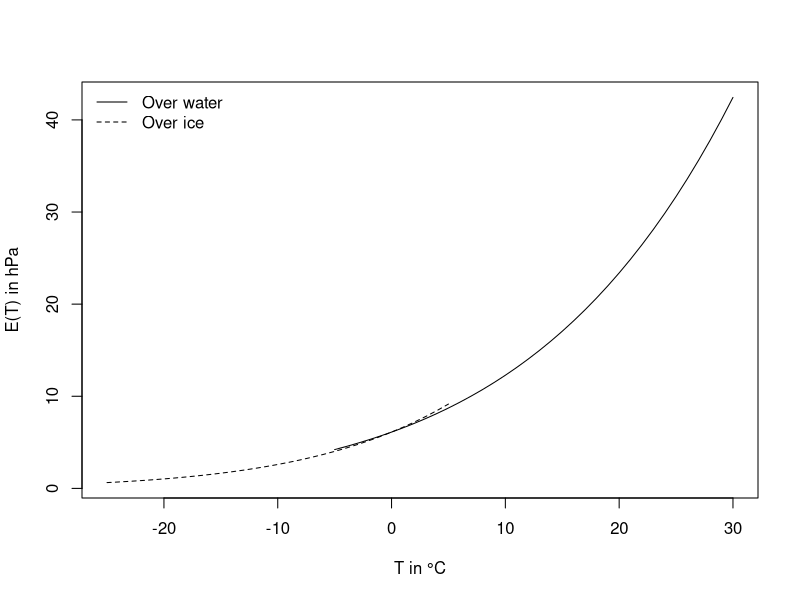

The R script that drew this image:

ofile= "/home/dkneis/progress/echse/doc_latex/chapters/hydro/fig/magnus-formula.eps"

postscript(file=ofile,width=3,height=3.5,horizontal=F)

eSat_wat= function(celsius) {
  return(6.11 * 10^((7.5 * celsius)/(237.3 + celsius)))
}

eSat_ice= function(celsius) {
  return(6.11 * 10^((9.5 * celsius)/(265.5 + celsius)))
}

temps_wat= seq(from=-5, to=30, by=1)
temps_ice= seq(from=-25, to=5, by=1)

vprec_wat= eSat_wat(temps_wat)
vprec_ice= eSat_ice(temps_ice)

range_t= range(c(temps_wat,temps_ice))
range_e= range(c(vprec_wat,vprec_ice))
plot(range_t, range_e, type="n", xlab="T in °C", ylab="E(T) in hPa")
lines(temps_wat,vprec_wat,lty=1)
lines(temps_ice,vprec_ice,lty=2)
legend("topleft",bty="n",lty=c(1,2),legend=c("Over water","Over ice"))

dev.off()


